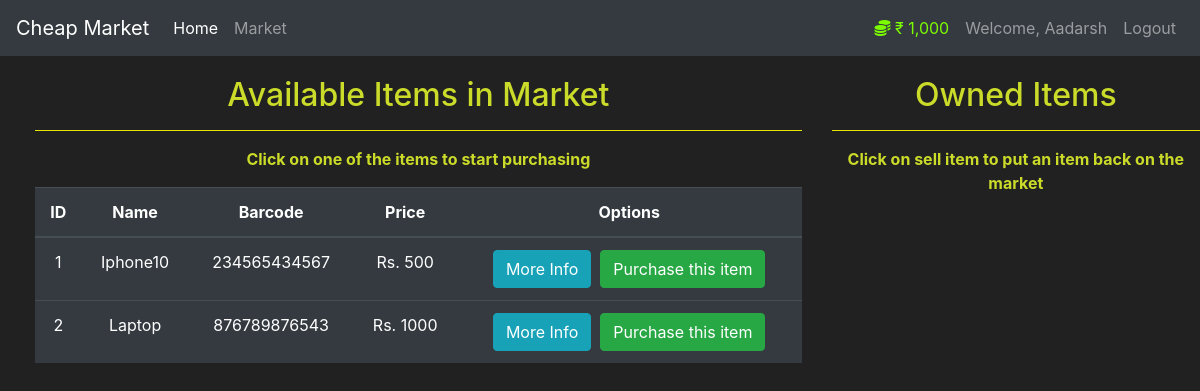
/market (signed in), run on an earlier commit of the app's database.
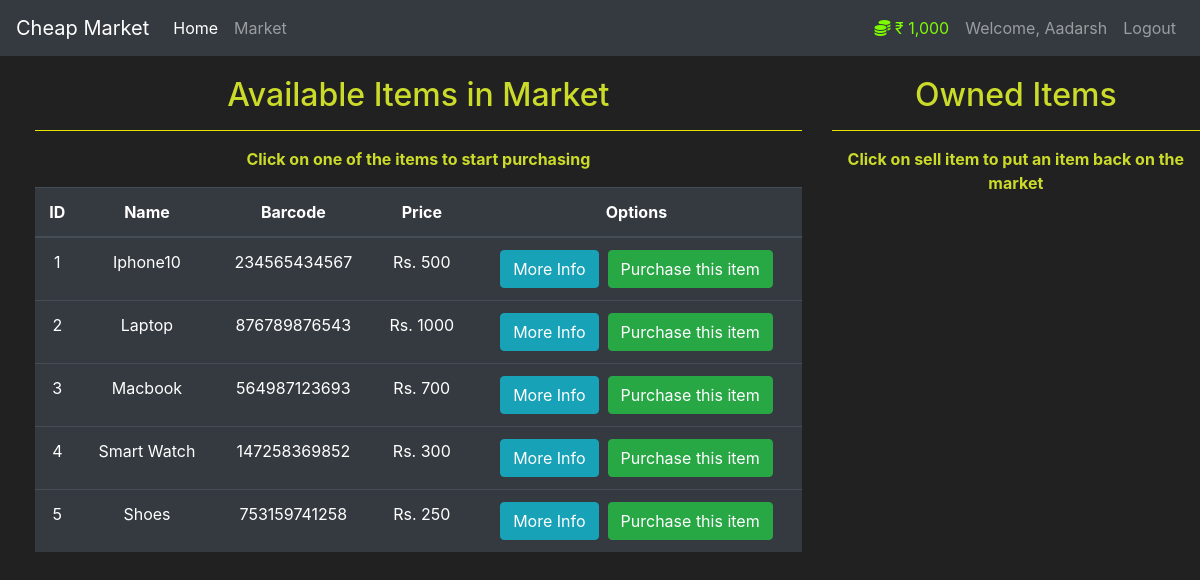
And on a later commit of the database.
### market/model.py (models this page shows, shortened)
class User(db.Model, UserMixin):
    id = db.Column(db.Integer(), primary_key=True)
    username = db.Column(db.String(length=30), nullable=False, unique=True)
    email_adress = db.Column(db.String(length=50), nullable=False, unique=True)
    password_hash = db.Column(db.String(length=60), nullable=False)
    budget = db.Column(db.Integer(), nullable=False, default=1000)
    items = db.relationship("Item", backref="owned_user", lazy=True)
    @property
    def preetier_budget(self):
        if len(str(self.budget)) >=4:
            return f'₹ {str(self.budget)[:-3]},{str(self.budget)[-3:]}'
        else:
            return f'₹ {self.budget}'
    @property
    def password(self):
        return self.password

class Item(db.Model):
    id = db.Column(db.Integer(), primary_key=True)
    name = db.Column(db.String(length=30), nullable=False, unique=True)
    price = db.Column(db.Integer(), nullable=False)
    barcode = db.Column(db.String(length=12), nullable=False, unique=True)
    description = db.Column(db.String(length=1024), nullable=False, unique=True)
    owner = db.Column(db.Integer(), db.ForeignKey("user.id"))

### market/routes.py (the view, shortened to what this page needs)
@app.route('/market', methods=["GET", "POST"])
@login_required
def market_page():
    purchased_form = PurchasedItemForm()
    selling_form = SellItemForm()
    if request.method == "GET":
        items = Item.query.filter_by(owner=None)
        owned_items = Item.query.filter_by(owner=current_user.id)
        return render_template("market.html", items=items, purchased_form=purchased_form, owned_items=owned_items, selling_form=selling_form)

### market/model.py (called while the page is built)
@login_manager.user_loader
def load_user(user_id):
    return User.query.get(user_id)

### market/templates/market.html (shortened to what this page needs)
{% extends "base.html" %}
{% block content %}
<div class="row" style="margin-top:20px; margin-left:20px">
    <div class="col-8">
        <h2 style="color:#CBDB29">Available Items in Market </h2>
        <hr style="background-color:yellow">
        <p style="color:#CBDB29; font-weight:bold">Click on one of the items to start purchasing</p>
        <table class="table table-hover table-dark">
    <thead>
        <tr>
            <th scope="col">ID</th>
            <th scope="col">Name</th>
            <th scope="col">Barcode</th>
            <th scope="col">Price</th>
            <th scope="col">Options</th>
        </tr>
    </thead>
    <tbody>
        {% for item in items %}
            <tr>
                <td>{{item.id}}</td>
                <td>{{item.name}}</td>
                <td>{{item.barcode}}</td>
                <td>Rs. {{item.price}}</td>
                <td>
                    <button class="btn btn btn-outline btn-info" data-toggle="modal" data-target="#exampleModal-{{item.id}}">More Info</button>&nbsp;
                    <button class="btn btn btn-outline btn-success" data-toggle="modal" data-target="#Modal-purchaseConfirm-{{item.id}}">Purchase this item</button>
                </td>
            </tr>
    {% endfor %}
    </tbody>
</table>
    </div>
    <div class="col-4">
        <h2 style="color:#CBDB29">Owned Items</h2>
        <hr style="background-color:yellow">
        <p style="color:#CBDB29; font-weight:bold">Click on sell item to put an item back on the market</p>
        <br>
    </div>
</div>
{% endblock %}

### market/templates/base.html (shortened to what this page needs)
<!doctype html>
<html lang="en">
   <head>
      <link rel="stylesheet" href="https://cdn.jsdelivr.net/npm/bootstrap@4.5.3/dist/css/bootstrap.min.css">
       <link rel="stylesheet" href="{{ url_for('static', filename='css/style.css') }}">
   </head>
   <body style="text-align:center">
      <nav class="navbar navbar-expand-md navbar-dark bg-dark">
  <a class="navbar-brand" href="#">Cheap Market</a>
  <div class="collapse navbar-collapse" id="navbarNav">
      <ul class="navbar-nav mr-auto">
    <li class="nav-item active">
        <a class="nav-link" href={{url_for("home_page")}}>Home <span class="sr-only">(current)</span></a>
    </li>
    <li class="nav-item">
        <a class="nav-link" href={{url_for("market_page")}}>Market</a>
    </li>
</ul>
      {% if current_user.is_authenticated %}
      <ul class="navbar-nav">
          <li class="nav-item">
         <a class="nav-link" style="color:lawngreen; font_weight: bold">
         <i class="fas fa-coins"></i>
             {{ current_user.preetier_budget }}
         </a>
         </li>
          <li class="nav-item">
        <a class="nav-link">Welcome, {{ current_user.username}}</a>
         </li>
          <li class="nav-item">
         <a class="nav-link" href={{url_for("logout_page")}}>Logout</a>
         </li>
</ul>
      {% endif %}
  </div>
</nav>
      {% block content %}
      {% endblock %}
   </body>
</html>

### market/static/css/style.css (style rules this page uses)
body { background-image:url("https://vip-go.shutterstock.com/blog/wp-content/uploads/sites/5/2020/05/shutterstock_407554567.jpg?w=750") }

### market/templates/base.html (style rules this page uses)
body { background-color: #212121; color: white }

What changed in the data, as far as the page shows it:
added Item: id "3", name "Macbook", barcode "564987123693", price "700"
added Item: id "4", name "Smart Watch", barcode "147258369852", price "300"
added Item: id "5", name "Shoes", barcode "753159741258", price "250"
